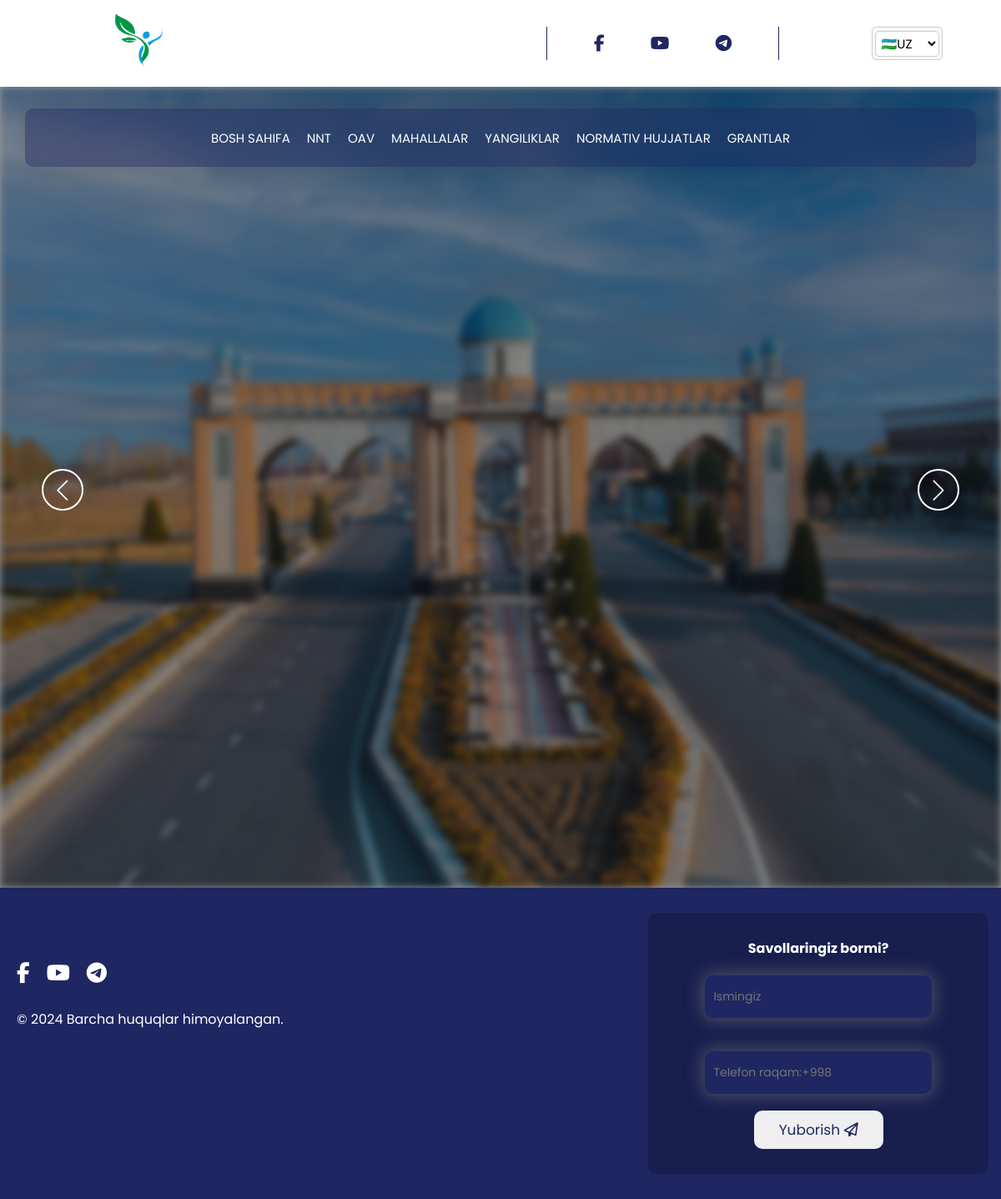
/uz/, run on an earlier commit of the app's database.
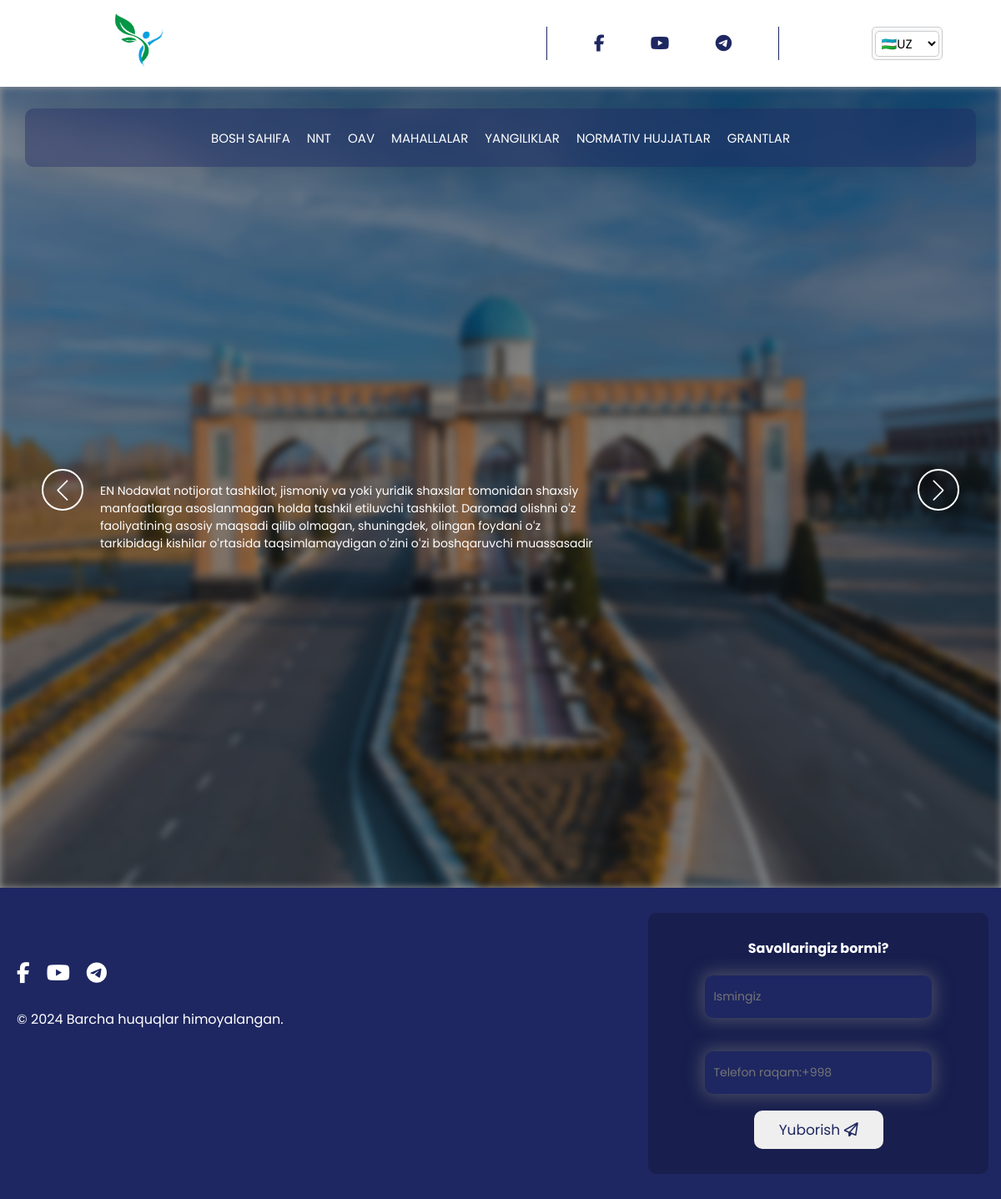
And on a later commit of the database.
### main/models.py (models this page shows, shortened)
class TextModel(models.Model):
    title = models.TextField()

### main/views.py (the view)
# urls.py: path('', index, name='index'),
def index(request):
    index = Index.objects.first()
    text_data = TextModel.objects.all()
    language_code = request.LANGUAGE_CODE
    return render(request, 'index.html', {'index': index, 'language_code': language_code, 'data': text_data})

### main/templates/index.html (shortened to what this page needs)
{% load i18n %}
{%load static %}
<!DOCTYPE html>
<html lang="en">
<head>
    <link rel="stylesheet" href="{% static 'css/swiper-bundle.min.css' %}"/>
    <link rel="stylesheet" href="https://cdnjs.cloudflare.com/ajax/libs/font-awesome/6.5.1/css/all.min.css"
/>
    <link rel="stylesheet" href="{% static './css/style.css' %}"/>
</head>
<body>
<div class="top">
    <div class="top-left">
        <div class="logo">
            <img src="{% static 'images/logo2.png' %}" class="logo" alt="" style="width: 70px; height: 80px;">
        </div>
    </div>
    <div class="top-right">
        <i class="fa-brands fa-facebook-f"></i>
        <i class="fa-brands fa-youtube"></i>
        <i class="fa-brands fa-telegram"></i>
        <br/>
        <div class="lang-menu">
            <form action="{% url 'set_language' %}" method="post" class="language-form">{% csrf_token %}
                <select name="language" onchange="this.form.submit()" class="language-select">
                    {% get_current_language as LANGUAGE_CODE %}
                    {% get_available_languages as LANGUAGES %}
                    {% get_language_info_list for LANGUAGES as languages %}
                    {% for language in languages %}
                    <option value="{{ language.code }}" {% if language.code == LANGUAGE_CODE %} selected{% endif %}>
                        {% if language.code == 'uz' %}
                        🇺🇿UZ
                        {% elif language.code == 'ru' %}
                        🇷🇺RU
                        {% elif language.code == 'en' %}
                        🇺🇸EN
                        {% endif %}
                    </option>
                    {% endfor %}
                </select>
            </form>
        </div>
    </div>
</div>
<nav class="nav">
    <div class="links">
        <ul id="menu">
            <li>
                <a href="{% url 'index' %}">{% blocktrans %}BOSH SAHIFA{% endblocktrans %}</a>
            </li>
            <li>
                <a href="{% url 'nnt' %}">{% blocktrans %}NNT{% endblocktrans %}</a>
            </li>
            <li>
                <a href="{% url 'oav' %}">{% blocktrans %}OAV{% endblocktrans %}</a>
            </li>
            <li>
                <a href="{% url 'streets' %}">{% blocktrans %}MAHALLALAR{% endblocktrans %} </a>
            </li>
            <li>
                <a href="{% url 'blog' %}">{% blocktrans %}YANGILIKLAR{% endblocktrans %}</a>
            </li>
            <li>
                <a href="{% url 'docs' %}">{% blocktrans %}NORMATIV HUJJATLAR{% endblocktrans %}</a>
            </li>
            <li>
                <a href="{% url 'grant' %}">{% blocktrans %}GRANTLAR{% endblocktrans %}</a>
            </li>
        </ul>
    </div>
</nav>
<section class="main swiper mySwiper">
    <div class="wrapper swiper-wrapper">
        <div class="slide swiper-slide">
            <img src="{% static 'images/img4.png' %}" alt="" class="image"/>
            <div class="image-data">
                {% for i in data %}
                <p class="text">{{ i.title }}</p> <br>
                {% endfor %}
            </div>
        </div>
    </div>
    <div class="swiper-button-next nav-btn"></div>
    <div class="swiper-button-prev nav-btn"></div>
</section>
<div class="contact">
    <div class="contactWrapper">
        <div class="contactLeft">
            <div class="contactIcons">
                <i class="fa-brands fa-facebook-f"></i>
                <i class="fa-brands fa-youtube"></i>
                <i class="fa-brands fa-telegram-plane"></i>
            </div>
            <p>{% blocktrans %}© 2024 Barcha huquqlar himoyalangan.{% endblocktrans %}</p>
        </div>
        <div class="contactRight">
            <h4>{% blocktrans %}Savollaringiz bormi?{% endblocktrans %}</h4>
            <input type="text" placeholder="Ismingiz">
            <input type="number" placeholder="Telefon raqam:+998">
            <button>{% blocktrans %}Yuborish{% endblocktrans %} <i class="fa-regular fa-paper-plane"></i></button>
        </div>
    </div>
</div>
</body>
</html>

What changed in the data, as far as the page shows it:
added TextModel: title "EN Nodavlat notijorat tashkilot, jismoniy va yoki yuridik shaxslar tomonidan shaxsiy manfaatlarga asoslanmagan holda tashkil etiluvchi tashkilot. Daromad olishni oʻz faoliyatining asosiy maqsadi qilib olmagan, shuningdek, olingan foydani oʻz tarkibidagi kishilar oʻrtasida taqsimlamaydigan oʻzini oʻzi boshqaruvchi muassasadir"
